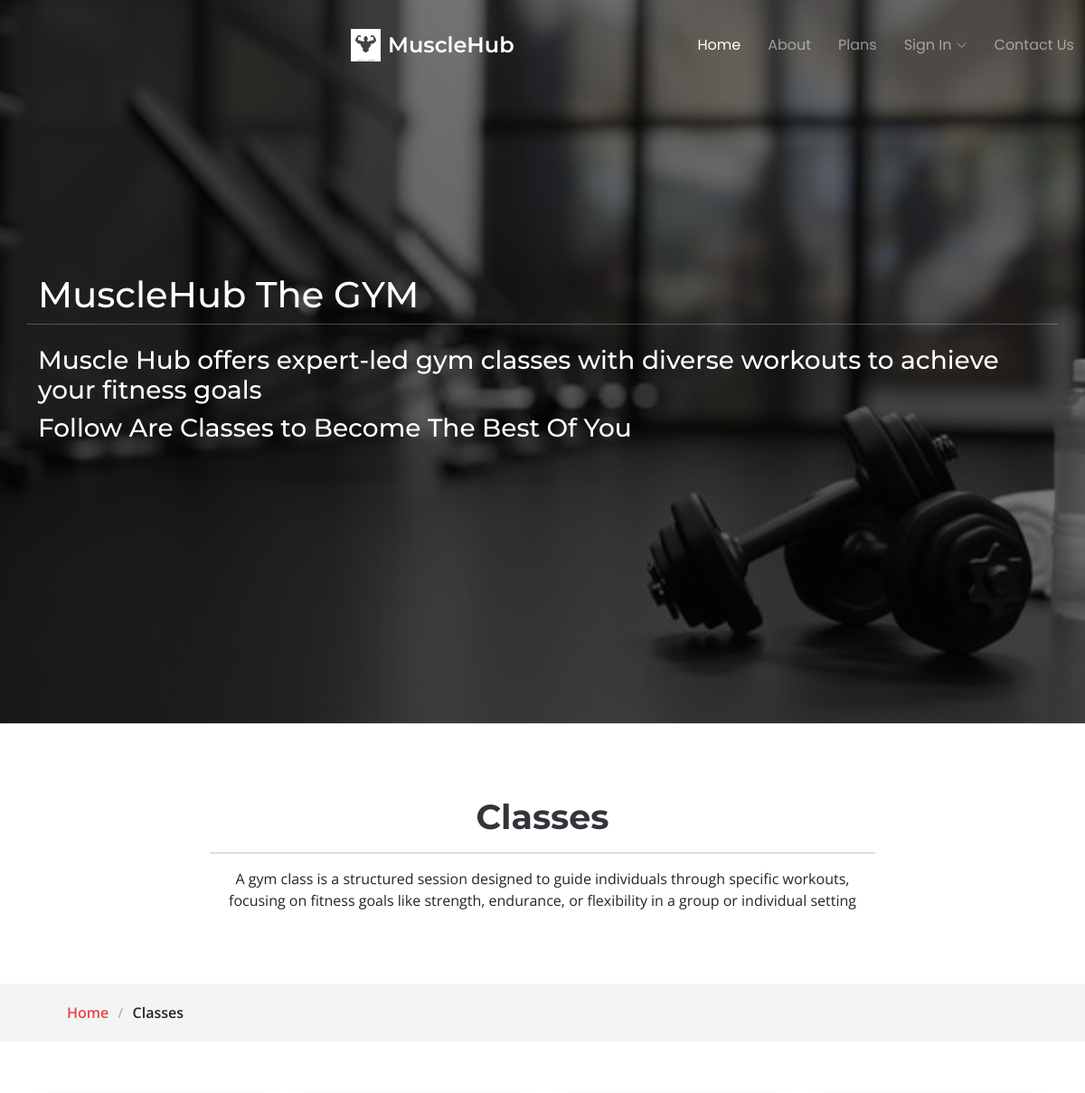
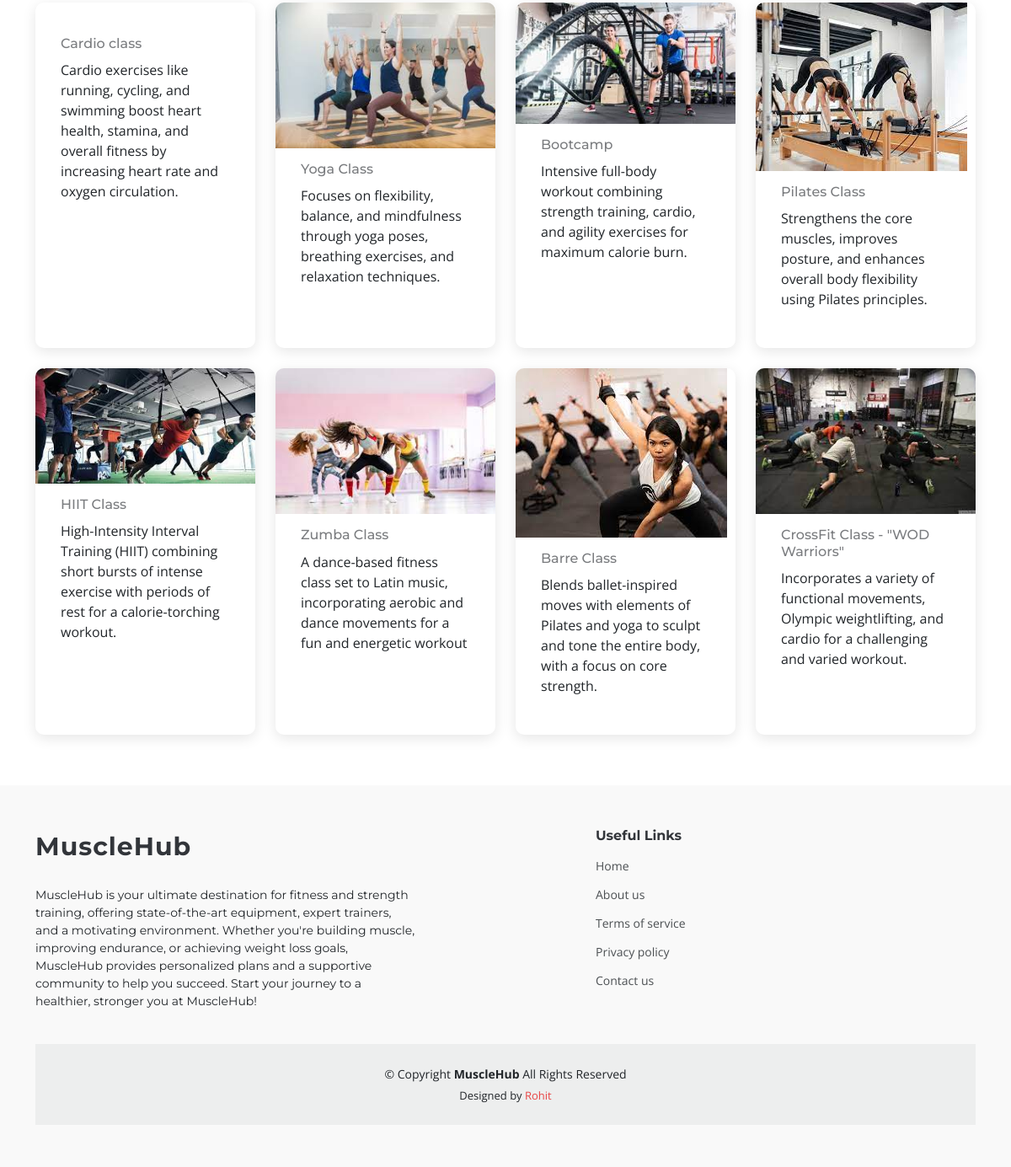
The page /class/ on the database its author committed (2 pictures, top to bottom).
### home/models.py (models this page shows, shortened)
class Class(models.Model):
    title=models.CharField(max_length=60)
    img=models.ImageField(upload_to='class',blank=True,null=True)
    description=models.TextField()
    timestamp=models.DateTimeField(auto_now_add=True,blank=True)

### home/views.py (the view)
# urls.py: path('class/',classes),
def classes(request):
    post=Class.objects.all()
    context={"post":post}
    return render(request,"class.html",context)

### templates/class.html (shortened to what this page needs)
{% extends "base.html" %}
{% block content %}
{% load static %}
<section id="hero" class="hero section dark-background">
  <img src="{%static "assets/img/gym1.jpg" %}" alt="" data-aos="fade-in">
  <div class="container">
    <div class="row">
      <h1 text-center>MuscleHub The GYM</h1>
      <hr>
      <br>
      <h3 text-center>Muscle Hub offers expert-led gym classes with diverse workouts to achieve your fitness goals</h3>
      <h3>Follow Are Classes to Become The Best Of You</h3>
    </div>
  </div>
</section>
{% endblock content %}
{% block body %}
{% load static %}
  <main class="main">
    <div class="page-title" data-aos="fade">
      <div class="heading">
        <div class="container">
          <div class="row d-flex justify-content-center text-center">
            <div class="col-lg-8">
              <h1>Classes</h1>
              <hr>
              <p class="mb-0">A gym class is a structured session designed to guide individuals through specific workouts, focusing on fitness goals like strength, endurance, or flexibility in a group or individual setting</p>
            </div>
          </div>
        </div>
      </div>
      <nav class="breadcrumbs">
        <div class="container">
          <ol>
            <li><a href="/">Home</a></li>
            <li class="current">Classes</li>
          </ol>
        </div>
      </nav>
    </div>
    <section id="blog-posts" class="blog-posts section">
      <div class="container">
        <div class="row gy-4">
          {% for p in post %}
          <div class="col-lg-3">
            <article>
              <div class="post-img">
                <img src="{{p.img.url}}" alt="" class="img-fluid">
              </div>
              <h5 class="post-category" >{{p.title}}</h5>
                <p>{{p.description}}</p>
            </article>
          </div>
          {% endfor %}
        </div>
      </div>
    </section>
  </main>
  {% endblock body %}

### templates/base.html (shortened to what this page needs)
{% load static %}
<!DOCTYPE html>
<html lang="en">
<head>
  <link href="{% static  "assets/vendor/bootstrap/css/bootstrap.min.css" %}"rel="stylesheet">
  <link href="{% static  "assets/vendor/bootstrap-icons/bootstrap-icons.css" %}" rel="stylesheet">
  <link href="{% static  "assets/vendor/aos/aos.css" %}" rel="stylesheet">
  <link href="{% static  "assets/vendor/glightbox/css/glightbox.min.css" %}" rel="stylesheet">
  <link href="{% static  "assets/vendor/swiper/swiper-bundle.min.css" %}" rel="stylesheet">
  <link href="{% static  "assets/css/main.css" %}" rel="stylesheet">
</head>
<body class="index-page">
  <header id="header" class="header d-flex align-items-center fixed-top">
    <div class="container-fluid position-relative d-flex align-items-center justify-content-between">
      <a href="/" class="logo d-flex align-items-center me-auto me-xl-0">
        <img src="{% static  "assets/img/logo.jpg" %}" alt="">
        <h1 class="sitename">MuscleHub</h1>
      </a>
      <nav id="navmenu" class="navmenu">
        <ul>
          <li><a href="/" class="active">Home</a></li>
          <li><a href="{% url 'about' %}">About</a></li>
          <li><a href="{% url 'plan' %}">Plans</a></li>
          {% if request.user.is_authenticated %}
          <li><a href="{% url 'class' %}">Class</a></li>
          <li><a href="{% url 'profile' %}">MyProfile</a></li>
          <li><a href= "{% url 'logout' %}">Logout</a></li>
          {% else %}
          <li class="dropdown"><a href="#"><span>Sign In</span> <i class="bi bi-chevron-down toggle-dropdown"></i></a>
          </li>
          {% endif %}
          <li><a href="{% url 'contact' %}">Contact Us</a></li>
        </ul>
      </nav>
    </div>
  </header>
  <main class="main">
    {% block content %}{% endblock content %}
    {% block body %}{% endblock body %}
  </main>
  <footer id="footer" class="footer position-relative light-background">
    <div class="container footer-top">
      <div class="row gy-4">
        <div class="col-lg-5 col-md-12 footer-about">
          <a href="/" class="logo d-flex align-items-center">
            <span class="sitename">MuscleHub</span>
          </a>
          <p>MuscleHub is your ultimate destination for fitness and strength training, offering state-of-the-art equipment, expert trainers, and a motivating environment. Whether you're building muscle, improving endurance, or achieving weight loss goals, MuscleHub provides personalized plans and a supportive community to help you succeed. Start your journey to a healthier, stronger you at MuscleHub!</p>
        </div>
        <div class="col-lg-2 col-6 footer-links">
        </div>
        <div class="col-lg-2 col-6 footer-links">
          <h4>Useful Links</h4>
          <ul>
            <li><a href="/">Home</a></li>
            <li><a href="{% url 'about' %}">About us</a></li>
            <li><a href="#">Terms of service</a></li>
            <li><a href="#">Privacy policy</a></li>
            <li><a href="{% url 'contact' %}">Contact us</a></li>
          </ul>
        </div>
        <div class="col-lg-3 col-md-12 footer-contact text-center text-md-start">
      </div>
    </div>
    <div class="container copyright text-center mt-4">
      <p>© <span>Copyright</span> <strong class="sitename">MuscleHub</strong> <span>All Rights Reserved</span></p>
      <div class="credits">
        Designed by <a href="#">Rohit</a>
      </div>
    </div>
  </footer>
</body>
</html>

### rows shown on the page
Class: title "Cardio class", description "Cardio exercises like running, cycling, and swimming boost heart health, stamina, and overall fitness by increasing heart rate and oxygen circulation."
Class: img (picture), title "Yoga Class", description "Focuses on flexibility, balance, and mindfulness through yoga poses, breathing exercises, and relaxation techniques."
Class: img (picture), title "Bootcamp", description "Intensive full-body workout combining strength training, cardio, and agility exercises for maximum calorie burn."
Class: img (picture), title "Pilates Class", description "Strengthens the core muscles, improves posture, and enhances overall body flexibility using Pilates principles."
Class: img (picture), title "HIIT Class", description "High-Intensity Interval Training (HIIT) combining short bursts of intense exercise with periods of rest for a calorie-torching workout."
Class: img (picture), title "Zumba Class", description "A dance-based fitness class set to Latin music, incorporating aerobic and dance movements for a fun and energetic workout"
Class: img (picture), title "Barre Class", description "Blends ballet-inspired moves with elements of Pilates and yoga to sculpt and tone the entire body, with a focus on core strength."
Class: img (picture), title "CrossFit Class - \"WOD Warriors\"", description "Incorporates a variety of functional movements, Olympic weightlifting, and cardio for a challenging and varied workout."
